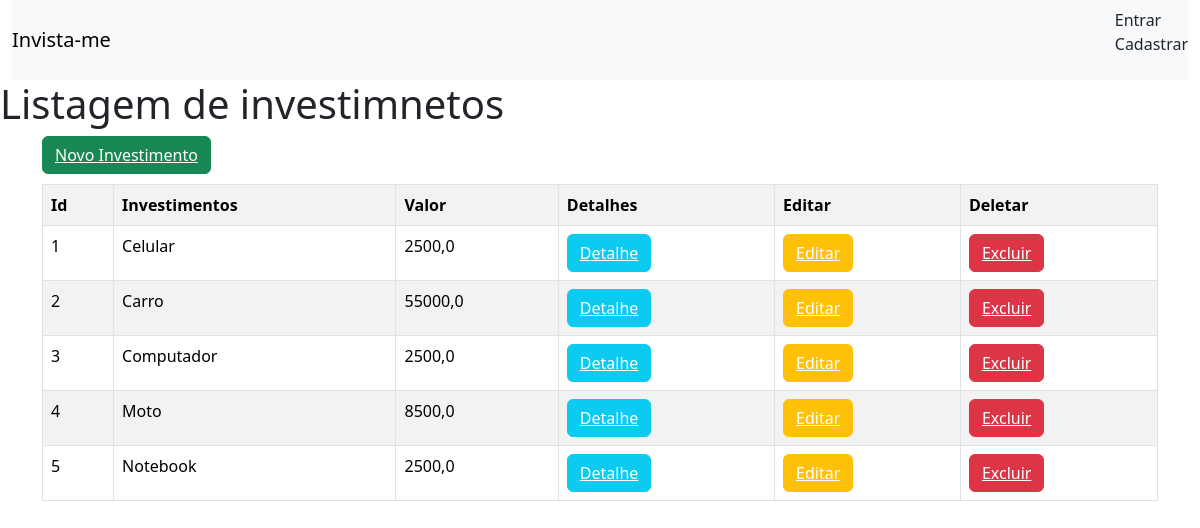
/, run on an earlier commit of the app's database.
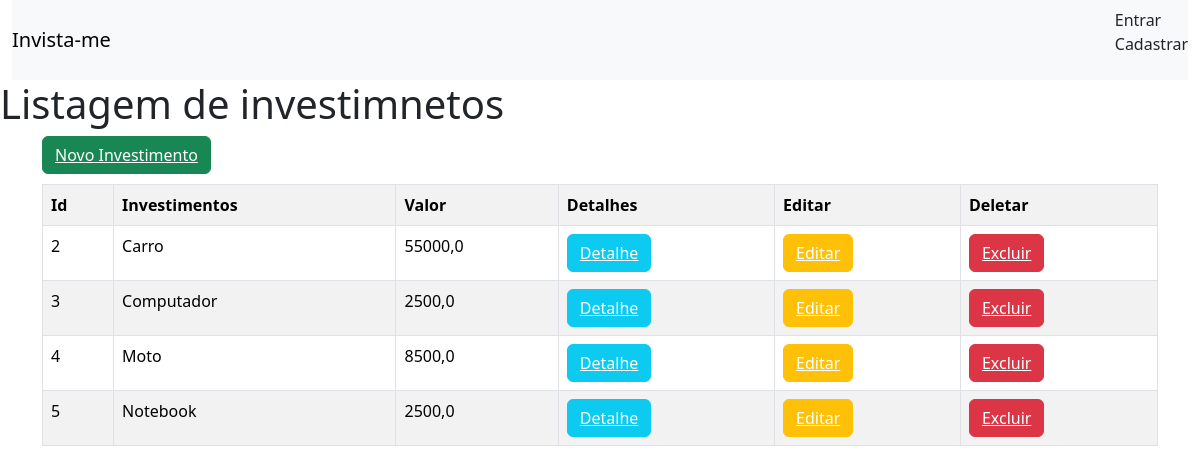
And on a later commit of the database.
### invista_me/models.py (models this page shows)
class Investimento(models.Model):
    investimento = models.TextField(max_length=255)
    valor = models.FloatField()
    pago = models.BooleanField(default=False)
    data = models.DateField(default=datetime.now)

### invista_me/views.py (the view)
# urls.py: path('', investimentos, name='investimentos'),
def investimentos(request):
    dados = {
        'dados':Investimento.objects.all
    }
    return render(request, 'investimentos/investimentos.html',context=dados)

### invista_me/templates/investimentos/investimentos.html
{% extends "investimentos/base.html" %}
{% block conteudo %}
    <h1>Listagem de investimnetos</h1>
    <div class="container">
    <button class="btn btn-success" style="margin-bottom: 10px;" ><a style='color: white;' href="{% url 'novo_investimento' %}">Novo Investimento</a></button>
    <table class='table table-striped table-bordered'>
        <tr>
            <th>Id</th>
            <th>Investimentos</th>
            <th>Valor</th>
            <th>Detalhes</th>
            <th>Editar</th>
            <th>Deletar</th>
        </tr>
        {% for dado in dados %}
        <tr>
            <td>{{dado.id}}</td>
            <td>{{dado.investimento}}</td>
            <td>{{dado.valor}}</td>
            <td><button class= 'btn btn-info'><a style='color: white;' href="{% url 'detalhe' dado.id %}">Detalhe</a></button></td>
            <td><button class= 'btn btn-warning'><a style='color: white;' href="{% url 'editar' dado.id %}">Editar</a></button></td>
            <td><button class= 'btn btn-danger'><a style='color: white;' href="{% url 'excluir' dado.id %}">Excluir</a></button></td>
        </tr>
        {% endfor %}
    </table>
</div>
{% endblock  %}

### invista_me/templates/investimentos/base.html (shortened to what this page needs)
<!doctype html>
<html lang="en">
  <head>
    <link href="https://cdn.jsdelivr.net/npm/bootstrap@5.3.3/dist/css/bootstrap.min.css" rel="stylesheet">
  </head>
  <body>
    <div class="container-fluid">
      <nav class="navbar bg-body-tertiary">
          <a class="navbar-brand" href="{% url 'investimentos' %}">Invista-me</a>
          <ul style="list-style: none;">
            {% if user.is_authenticated %}
            <li class="nav-item">
                <strong class= "nav-item nav-link">Bem-vindo {{user.get_username}} </strong>
            </li>
            <li class="nav-item">
                <form method="POST" action="{% url 'logout' %}">
                  {% csrf_token %}
                  <button class="btn bg-light text-primary" type="submit">Sair</button>
                </form>
            </li>
            {% else %}
            <li class="nav-item">
              <a class="nav-item nav-link" href="{% url 'login' %}">Entrar</a>
          </li>
          <li class="nav-item">
            <a class="nav-item nav-link" href="{% url 'novo_usuario' %}">Cadastrar</a>
        </li>
        {% endif %}
          </ul>
        </div>
        {% block conteudo %}
        {% endblock  %}
  </body>
</html>

What changed in the data, as far as the page shows it:
removed Investimento: id "1", investimento "Celular", valor "2500,0"
